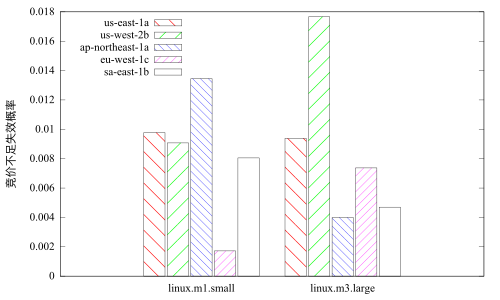

Reproduce this figure in gnuplot.
set term pdfcairo font "Times New Roman,12"
set output 'fp.pdf'
set boxwidth 0.9 absolute
set style fill transparent pattern 4 border lt -1
set key inside left top vertical Right noreverse noenhanced autotitles nobox
set style histogram clustered gap 1 title  offset character 0, 0, 0
set datafile missing '-'
set style data histograms
set xtics border in scale 0,0 nomirror rotate by 0  offset character 0, 0, 0 autojustify
set xtics  norangelimit font ",12"
set xtics   ()
set ylabel "竞价不足失效概率"
plot 'fp.dat' using (1-$2):xtic(1) ti col, '' u (1-$3) ti col, '' u (1-$4) ti col, '' u (1-$5) ti col, '' u (1-$6) ti col
quit
